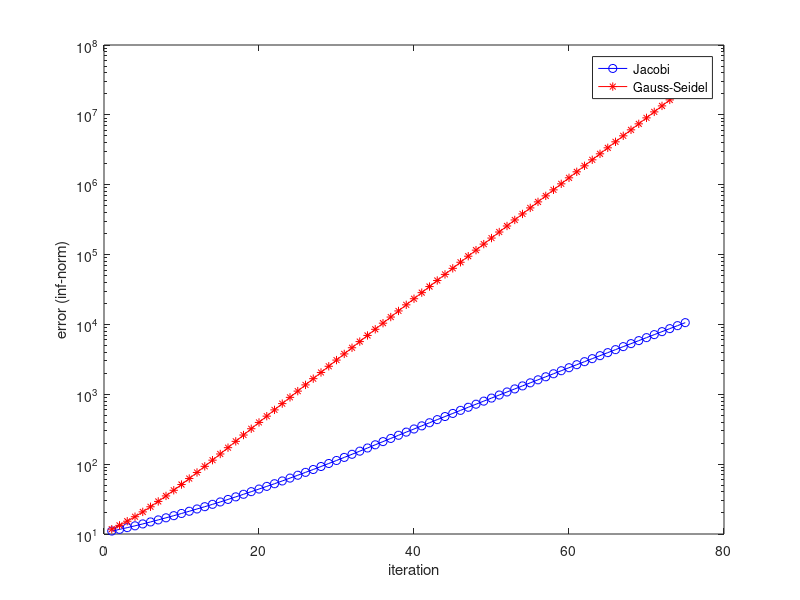

Here is the MATLAB script that generated this plot:
n = 25;
alpha = 1.8;

A = diag(alpha*ones(n,1)) + diag(-ones(n-1,1),1) + diag(-ones(n-1,1),-1);
b = ones(n,1);

x_exact = A\b;

x0 = zeros(n,1);
nmax = 75;

D = diag(diag(A));
L = tril(A,-1);
U = triu(A,1);

Tj = -D\(L+U);
cj = D\b;
x = x0;
errJ = zeros(nmax,1);
for k = 1:nmax
    x = Tj*x + cj;
    errJ(k) = norm(x - x_exact, inf);
end

DL = D + L;
Tg = -DL\U;
cg = DL\b;
x = x0;
errG = zeros(nmax,1);
for k = 1:nmax
    x = Tg*x + cg;
    errG(k) = norm(x - x_exact, inf);
end

k = 1:nmax;
semilogy(k, errJ, 'b-o', k, errG, 'r-*');
xlabel('iteration');
ylabel('error (inf-norm)');
legend('Jacobi','Gauss-Seidel');


function [x, niter] = jgsmeth(A, b, x0, nmax, tol, P)

A = double(A);
b = double(b);
x = x0(:);

D = diag(diag(A));
L = tril(A,-1);
U = triu(A,1);

if P == 'J'
    T = -D\(L+U);
    c = D\b;
    for k = 1:nmax
        xnew = T*x + c;
        if norm(xnew - x, inf) < tol
            x = xnew;
            niter = k;
            return
        end
        x = xnew;
    end
    niter = nmax;

elseif P == 'G'
    DL = D + L;
    T = -DL\U;
    c = DL\b;
    for k = 1:nmax
        xnew = T*x + c;
        if norm(xnew - x, inf) < tol
            x = xnew;
            niter = k;
            return
        end
        x = xnew;
    end
    niter = nmax;

else
    x = x0;
    niter = 0;
end

end
